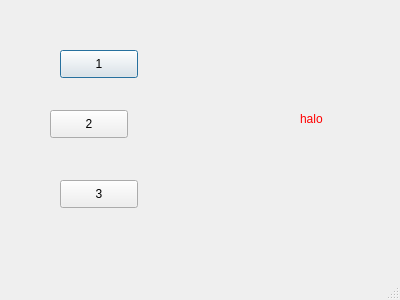
<?xml version="1.0" encoding="UTF-8"?>
<ui version="4.0">
 <class>Dialog</class>
 <widget class="QDialog" name="Dialog">
  <property name="geometry">
   <rect>
    <x>0</x>
    <y>0</y>
    <width>400</width>
    <height>300</height>
   </rect>
  </property>
  <property name="windowTitle">
   <string>Dialog</string>
  </property>
  <property name="sizeGripEnabled">
   <bool>true</bool>
  </property>
  <widget class="QPushButton" name="btn1">
   <property name="geometry">
    <rect>
     <x>60</x>
     <y>50</y>
     <width>78</width>
     <height>28</height>
    </rect>
   </property>
   <property name="text">
    <string>1</string>
   </property>
  </widget>
  <widget class="QPushButton" name="btn2">
   <property name="geometry">
    <rect>
     <x>50</x>
     <y>110</y>
     <width>78</width>
     <height>28</height>
    </rect>
   </property>
   <property name="text">
    <string>2</string>
   </property>
  </widget>
  <widget class="QPushButton" name="btnClose">
   <property name="geometry">
    <rect>
     <x>60</x>
     <y>180</y>
     <width>78</width>
     <height>28</height>
    </rect>
   </property>
   <property name="text">
    <string>3</string>
   </property>
  </widget>
  <widget class="QLabel" name="label">
   <property name="geometry">
    <rect>
     <x>300</x>
     <y>110</y>
     <width>56</width>
     <height>18</height>
    </rect>
   </property>
   <property name="text">
    <string>&lt;html&gt;&lt;head/&gt;&lt;body&gt;&lt;p&gt;&lt;span style=&quot; color:#ff0000;&quot;&gt;halo&lt;/span&gt;&lt;/p&gt;&lt;/body&gt;&lt;/html&gt;</string>
   </property>
  </widget>
 </widget>
 <resources/>
 <connections>
  <connection>
   <sender>btnClose</sender>
   <signal>clicked()</signal>
   <receiver>Dialog</receiver>
   <slot>close()</slot>
   <hints>
    <hint type="sourcelabel">
     <x>80</x>
     <y>191</y>
    </hint>
    <hint type="destinationlabel">
     <x>197</x>
     <y>222</y>
    </hint>
   </hints>
  </connection>
 </connections>
</ui>
